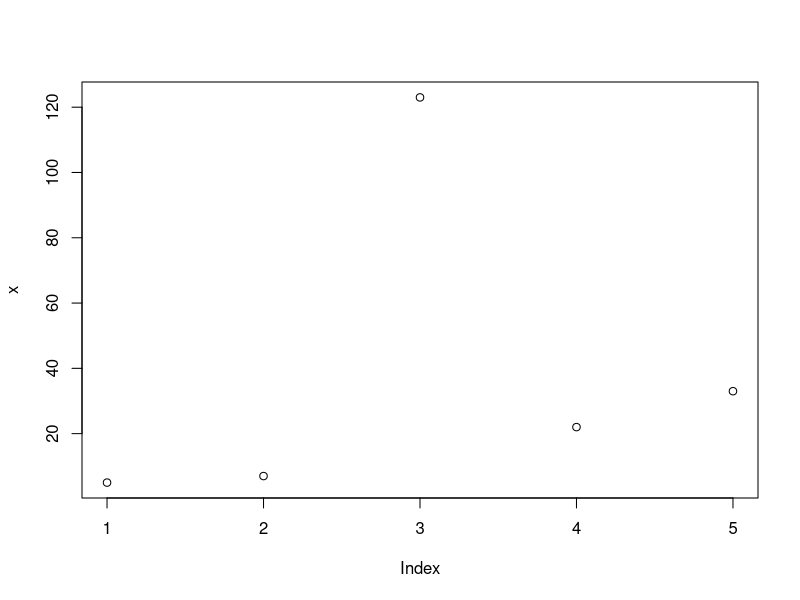
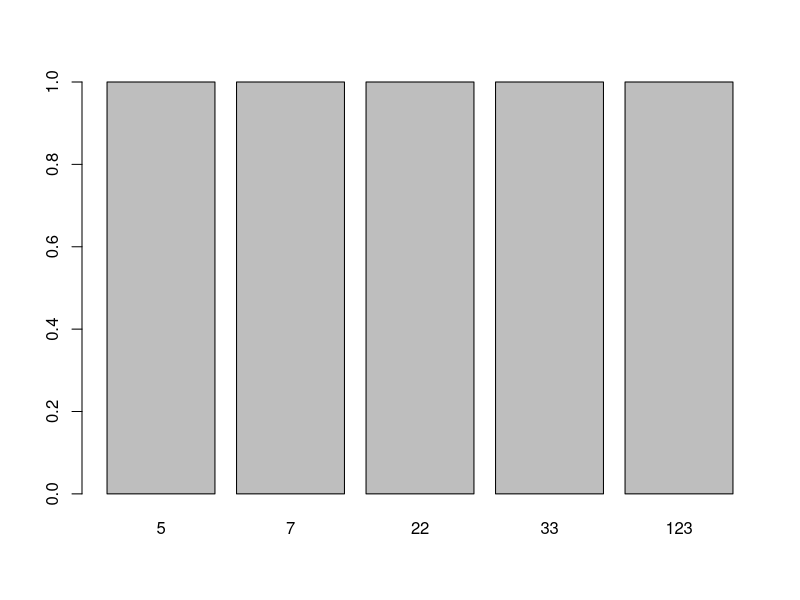

Here is the R script that generated these plots, in order:
### Wednesday, 26.02.2020


# Slides:
#   datentypen.pdf
#   datentypen_beispiel.pdf


## Vectors


## Exercises: Vectors


# 1a. Erzeugen Sie auf zwei verschiedene Arten numerische Vektoren der ganzen
#     Zahlen von -3 bis 2 (-3,-2,-1,0,1,2).
#     Weisen Sie die Vektoren zwei Objekten v1 und v2 zu.
v1 <- -3:2
v2 <- seq(from = -3, to = 2)


# 1b. Überprüfen Sie (z.B mit identical() oder mit - (minus)) ob v1 und v2
#     gleich sind.
identical(v1, v2)


# 1c. Erzeugen Sie folgende Sequenz an Datenpunkten und weisen Sie das Ergebnis
#     einem Objekt v zu:
#     2, 3, 4, 5, 6, 7, 8,
#     4.1, 4.2, 4.3, 4.4, 4.1, 4.2, 4.3, 4.4, 4.1, 4.2, 4.3, 4.4, 
#     -3, -2, -1, 0, 1
v <- c(2:8, rep(seq(4.1, 4.4, by = 0.1), 3), -3:1)


# 1d. Wiederholen Sie v 2 mal.
rep(v, times = 2)


# 1e. Wiederholen Sie jedes Element von v exakt 2 mal.
rep(v, each = 2)


# 1f. Wieviele Elemente weist das Ergebnis von 1e) auf?
length(rep(v, each = 2))


# 2a. Erstellen Sie einen Zeichenvektor mit den ersten 15 Großbuchstaben des
#     Alphabets. (Hinweis: ?„Constants“) und weisen Sie das Ergebnis einem
#     Vektor s zu.
s <- LETTERS[1:15]
s


# 2b. Extrahieren Sie aus s die Buchstaben, die an ungeraden
#     Positionen (1,3,. . . ) stehen.
s[seq(from = 1, to = length(s), by = 2)]


# 2c. Extrahieren Sie aus s die Buchstaben, die an geraden
#     Positionen (2,4,. . . ) stehen.
s[seq(from = 2, to = length(s), by = 2)]


# 2d. Extrahieren Sie aus s alle Buchstaben ab (inklusive)
#     dem Buchstaben D.
s[which(s == "D"):length(s)]
# or:
s[-c(1:3)]


# 3a. Erzeugen Sie einen numerischen Vektor v1 der Länge 10 und Werten >= -3 und <= 3.
#     (Hinweis: zB: seq() oder ?sample)
set.seed(123)
v1 <- sample(-3:3, size = 10, replace = TRUE)
v1


# 3b. Erzeugen Sie einen logischen Vektor index, der TRUE für alle negativen
#     Werte von v1 ist.
index <- v1 < 0
v1
index


# 3c. Indizieren Sie v1 mit dem logischen Vektor und interpretieren Sie das Ergebnis.
v1[index]
# result: all negative values of v1.


# 3d. Wieviele Elemente hat das Ergebnis von 3c?
length(v1[index])


# 4a. Erstellen Sie einen numerischen Vektor v1 mit den ganzenZahlen von 0 bis
#     10 und einen numerischen Vektor v2 mit denZahlen 0 bis 15.
v1 <- 0:10
v2 <- 0:15


# 4b. Summieren Sie v1. Was ist das Ergebnis?
sum(v1)

# 4c. Bilden Sie die Differenz von v1 und v2. Interpretieren Sie das Ergebnis.
v1 - v2
# v1 is recycled until all elements of v2 have been subtracted
#  0  1  2  3  4  5  6  7  8  9  10  11  12  13  14  15
#  0  1  2  3  4  5  6  7  8  9  10   0   1   2   3   4
#  0  0  0  0  0  0  0  0  0  0   0 -11 -11 -11 -11 -11


# 4d. Berechnen Sie die eindeutigen Elemente des Ergebnisses aus 4c.
unique(v1 - v2)


# 5a. Erzeugen Sie eine Liste ll mit insgesamt 3 Listenelementen:
#     v1: numerischer Vektor der Länge 10
#     v2: character Vektor der Länge 15
#     v3: logischer Vektor der Länge 5
ll <- list(
  v1 = 1:10,
  v2 = LETTERS[1:15],
  v3 = sample(c(TRUE, FALSE), size = 5, replace = TRUE)
)

ll


# 5b. Extrahieren Sie aus ll das Element v2 und geben Sie das Ergebnis als
#     Liste zurück.
ll[2]


# 5c. Extrahieren Sie aus ll das Element v3 und geben Sie das Ergebnis als
#     Vektor zurück.
ll[[3]]
# or:
ll$v3


# 5d. Extrahieren Sie aus ll die ersten drei Elemente von v1 und geben Sie
#     das Ergebnis als Vektor zurück.
ll$v1[1:3]
# or:
ll[[1]][1:3]
# Geben Sie die Namen der Listenelemente zurück.
names(ll)



## Factors

# correct data type has a high impact:
# create numeric vector
x <- c(5, 7, 123, 22, 33)
summary(x)
is.numeric(x)
plot(x)

# make it a factor
x <- factor(x)
summary(x)
plot(x)


groesse <- factor(
  c(2, 3, 1, 1, 1, 2, 3, 3),
  levels = c(1, 2, 3),
  labels = c("klein", "mittel", "gross")
)

levels(groesse)

levels(groesse) <- c("kl","mi","gr")
groesse


## Exercises: Factors


# 6a. Weisen Sie v1 die Variable Type aus Cars93 zu.
data(Cars93, package = "MASS")
v1 <- Cars93$Type
table(v1, useNA = "always")

# 6b. Überprüfen Sie, ob v1 ein Faktor ist.
is.factor(v1)
class(v1)

# 6c. Welche Ausprägungen weist der Faktor v1 auf?
levels(v1)

# 6d. Verwenden Sie die Funktion levels() um die Ausprägungen von v1 zu ändern
#     und Zusammenzufassen:
#     - Compact und Small als Kleinwagen
#     - Midsize und Sporty als Limousine
#     - Large und Van als Van
levels(v1) <- c("Kleinwagen", "Van", "Limousine", "Kleinwagen", "Limousine", "Van")

# 6e. Überprüfen Sie das Ergebnis.
str(v1)
table(v1, useNA = "always")





## Data Frames


nn <- c("Bernhard", "Matthias", "Angelika")

df1 <- data.frame(
  namen = nn,
  geschl = c("m", "m", "w"),
  groesse = c(185, 182, 165)
)

df1
str(df1)
df1[c(1, 3), ]
df1$namen
df1[df1$groesse <= 180, ]



# Exercises
# 8.

# a. Erzeugen Sie einen Data Frame df aus Cars93 mit den folgenden Variablen:
#    Manufacturer, Type, Price und Luggage.room.
data(Cars93, package = "MASS")

df <- Cars93[ , c("Manufacturer", "Type", "Price", "Luggage.room")]
df

# better (no additional R object):
vars <- c("Manufacturer", "Type", "Price", "Luggage.room")
Cars93[, vars]

# b. Betrachten Sie die Struktur von df.
str(df)

# c. Berechnen Sie die Anzahl der Zeilen und Spalten von df.
nrow(df)
ncol(df)
dim(df)

# d. Extrahieren Sie aus df alle Zeilen, bei denen Volkswagen der
#    Hersteller (Variable Manufacturer) ist und weisen Sie das
#    Ergebnis einem Objekt df2 zu.
df2 <- df[df$Manufacturer == "Volkswagen", ]
df2

# e. Extrahieren Sie auf zwei Arten Variable Price von df2.
df2$Price
df2[, c("Price")]
df2[, "Price"]
df2[, 3]

# f. Geben Sie die Variablennamen von df2 zurück.
colnames(df2)


# Lists

lst <- list(
  v1 = 1:5,
  df = data.frame(x = 1:2, y = 3:4),
  l1 = list(a = "A", b = "B")
)

lst

str(lst)

# access list elements
class(lst[2])       # CAVE: returns a list!
class(lst[[2]])     # correct data type
class(lst$df)       # correct data type

lm1 <- lm(Price ~ Weight, data = Cars93)
lm1
lm1$coefficients


# Exercises

# 5.
# a. Erzeugen Sie eine Liste ll mit insgesamt 3 Listenelementen:
#        v1: numerischer Vektor der Länge 10
#        v2: character Vektor der Länge 15
#        v3: logischer Vektor der Länge 5
ll <- list(v1 = sample(10),
           v2 = letters[1:15],
           v3 = sample(c(TRUE, FALSE), size = 5, replace = TRUE))
ll$v1
class(ll$v1)
ll$v2
class(ll$v2)
ll$v3
class(ll$v3)

# b. Extrahieren Sie aus ll das Element v2 und geben Sie das
#    Ergebnis als Liste zurück.
ll["v2"]
class(ll["v2"])

# c. Extrahieren Sie aus ll das Element v3 und geben Sie das
#    Ergebnis als Vektor zurück.
ll$v3
class(ll$v3)

# d. Extrahieren Sie aus ll die ersten drei Elemente von v1
#    und geben Sie das Ergebnis als Vektor zurück.
ll$v1[1:3]
ll[["v1"]][1:3]

# Geben Sie die Namen der Listenelemente zurück.
names(ll)





## Functions

moments <- function(x, n = 2) {
  x ^ n
}

moments(3)
moments(n = 2, 3)
moments(2, x = 3)
moments(n = 2, x = 3)
moments(x = 3, n = 2)


mystats <- function(x, text = FALSE) {
  result <- c(median(x), sd(x), mad(x))
  names(result) <- c("Median", "SD", "MAD")
  if(text) {
    cat("Es hat geschneit\n")
  }
  return(result)
}

x <- rnorm(50)
mystats(x)
mystats(x, TRUE)



# Datenmanipulation (using dplyr)
library(dplyr)

# Keyboard shortcut for %>%:
# Cmd + Shift + M

iris <- as_tibble(iris)
iris
class(iris)

# slice() - choose rows
iris %>% slice(1)


# filter() - only rows matching conditions
iris %>% filter(Species == "setosa" & Petal.Width > 0.3)



# select() - columns / variables


# arrange() - sort
iris %>% arrange(desc(Species), Petal.Width, Petal.Length)


# mutate() - create new variables / columns


# group_by() - group data


# sumarize() - calculate statistics
# 



# Exercises "datenmanipulation_beispiel"
data(Cars93, package = "MASS")

# 1.
# 1a)
str(Cars93)
?MASS::Cars93

# 1b)
df <- as_data_frame(Cars93)
df

# 1c)
df %>%
  filter(Horsepower < 100) %>% 
  nrow

# 1d) Entfernen Sie die Variable Rev.per.mile.
df %>% 
  select(-Rev.per.mile) %>% 
  colnames

# 1e) Ordnen Sie den Datensatz absteigend nach Variable Cylinders und innerhalb
#     von Cylinders aufsteigend nach Passengers. Geben Sie anschließend nur
#     diese beiden Variablen aus.
df %>% 
  arrange(desc(Cylinders), Passengers) %>% 
  select(Cylinders, Passengers)


# 1f) Benennen Sie Variable Horsepower um. Der neue Name soll PS sein.
df %>% 
  rename(PS = Horsepower) %>% 
  colnames


# 2a) Berechnen Sie auf Variable MPG.city die Variable liter_km_city
#     dabei gilt: liter_km_city ~ 235.2146 / MPG.city
df %>% 
  mutate(liter_km_city = 235.2146 / MPG.city) %>% 
  select(liter_km_city, MPG.city)


# 2b) Erstellen Sie eine Variable 'Preiskategorie' die den Wert 'billig'
#     aufweist, wenn Variable Price kleiner dem 0.25er Quantil ist
#     (Hinweise: ?ifelse oder ?cut und ?quantile) und 'nicht billig' sonst.

# 2d) Berechnen Sie für billige und nicht billige Autos (Variable Preiskategorie)
#     folgende Werte:
#        die Gruppengröße
#        die mittlere PS-Anzahl (Variable PS)
#        den Durschnittsverbrauch in der Stadt (Variable liter_km_city)

df %>% 
  rename(PS = Horsepower) %>% 
  mutate(liter_km_city = 235.2146 / MPG.city) %>% 
  mutate(Preiskategorie = case_when(Price < quantile(df$Price)["25%"] ~ "billig",
                                    Price >= quantile(df$Price)["25%"] ~ "nicht billig")) %>% 
  group_by(Preiskategorie) %>% 
  summarise(count = n(),
            mean_PS = mean(PS),
            mean_l_km_city = mean(liter_km_city))
